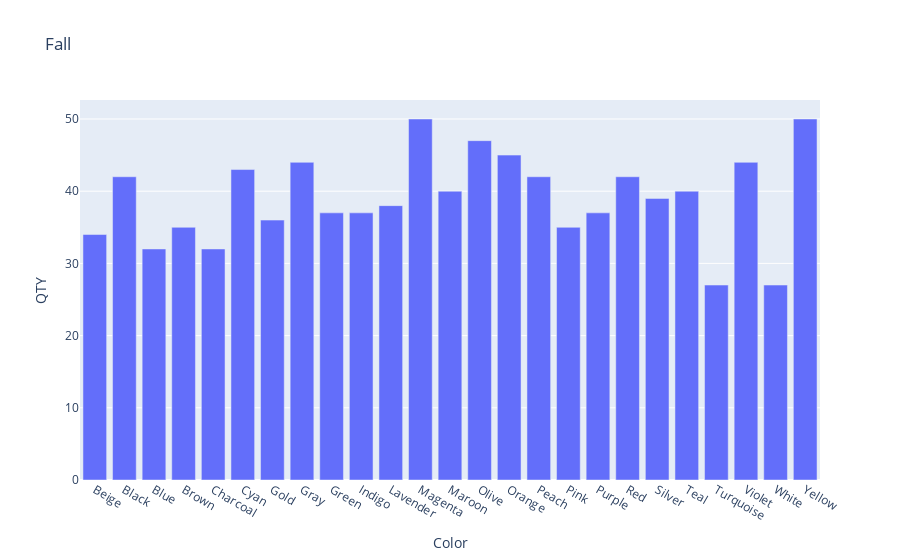
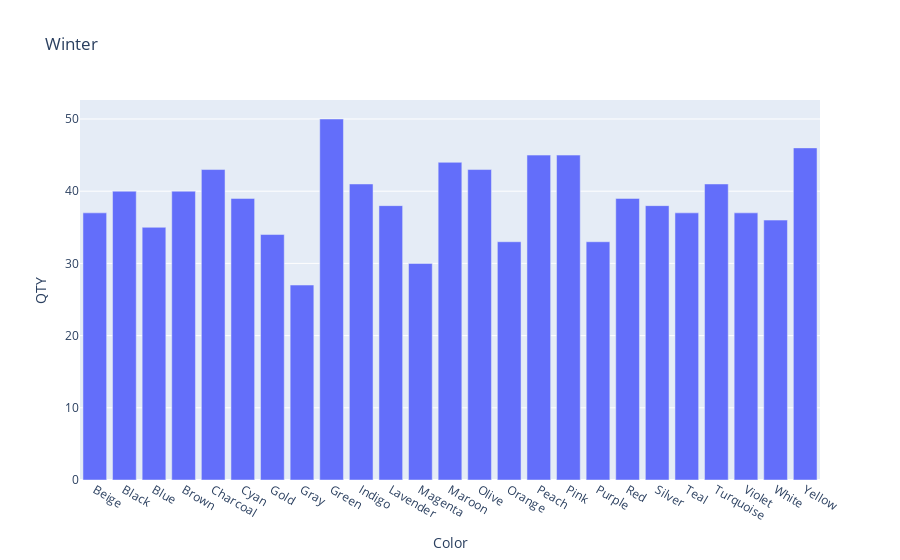
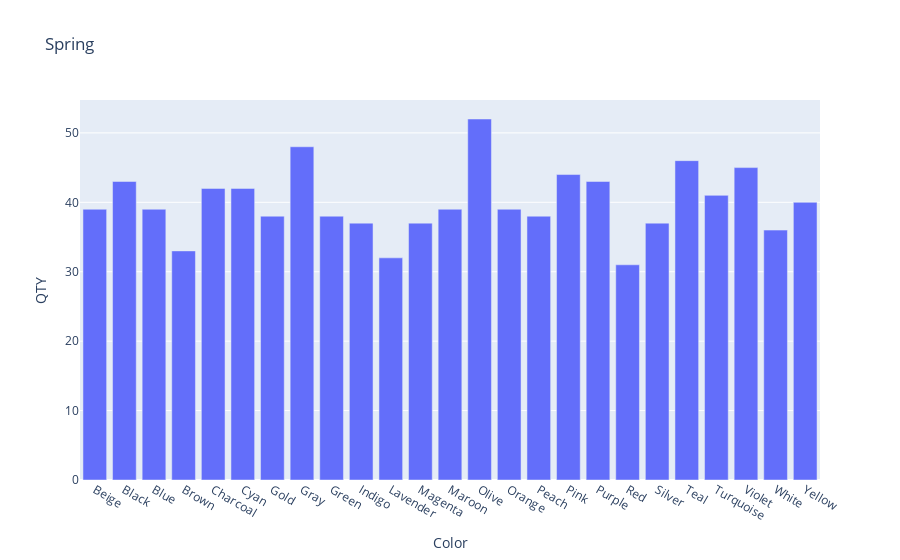

The code cell stored with these charts, in order, in its notebook:
### Code cell
season_figs=[]
fall=grouped.query('Season == "Fall"')
winter=grouped.query('Season == "Winter"')
spring=grouped.query('Season == "Spring"')
summer=grouped.query('Season == "Summer"')

fig=px.bar(fall, x='Color', y='QTY', title = 'Fall')
season_figs.append(fig)
fig=px.bar(winter, x='Color', y='QTY', title = 'Winter')
season_figs.append(fig)
fig=px.bar(spring, x='Color', y='QTY', title = 'Spring')
season_figs.append(fig)
fig=px.bar(summer, x='Color', y='QTY', title = 'Summer')
season_figs.append(fig)


for fig in season_figs:
    fig.show()

### Figure 1 — Plotly figure (JSON) as saved in the notebook; plotly's stock layout.template omitted (floating-point values rounded to 4 significant figures)
{"data": [{"alignmentgroup": "True", "hovertemplate": "Color=%{x}<br>QTY=%{y}<extra></extra>", "legendgroup": "", "marker": {"color": "#636efa", "pattern": {"shape": ""}}, "name": "", "offsetgroup": "", "orientation": "v", "showlegend": false, "textposition": "auto", "type": "bar", "x": ["Beige", "Black", "Blue", "Brown", "Charcoal", "Cyan", "Gold", "Gray", "Green", "Indigo", "Lavender", "Magenta", "Maroon", "Olive", "Orange", "Peach", "Pink", "Purple", "Red", "Silver", "Teal", "Turquoise", "Violet", "White", "Yellow"], "xaxis": "x", "y": [34, 42, 32, 35, 32, 43, 36, 44, 37, 37, 38, 50, 40, 47, 45, 42, 35, 37, 42, 39, 40, 27, 44, 27, 50], "yaxis": "y"}], "layout": {"autosize": true, "barmode": "relative", "legend": {"tracegroupgap": 0}, "title": {"text": "Fall"}, "xaxis": {"anchor": "y", "autorange": true, "domain": [0, 1], "range": [-0.5, 24.5], "title": {"text": "Color"}, "type": "category"}, "yaxis": {"anchor": "x", "autorange": true, "domain": [0, 1], "range": [0, 52.63], "title": {"text": "QTY"}, "type": "linear"}}}

### Figure 2 — Plotly figure (JSON) as saved in the notebook; plotly's stock layout.template omitted (floating-point values rounded to 4 significant figures)
{"data": [{"alignmentgroup": "True", "hovertemplate": "Color=%{x}<br>QTY=%{y}<extra></extra>", "legendgroup": "", "marker": {"color": "#636efa", "pattern": {"shape": ""}}, "name": "", "offsetgroup": "", "orientation": "v", "showlegend": false, "textposition": "auto", "type": "bar", "x": ["Beige", "Black", "Blue", "Brown", "Charcoal", "Cyan", "Gold", "Gray", "Green", "Indigo", "Lavender", "Magenta", "Maroon", "Olive", "Orange", "Peach", "Pink", "Purple", "Red", "Silver", "Teal", "Turquoise", "Violet", "White", "Yellow"], "xaxis": "x", "y": [37, 40, 35, 40, 43, 39, 34, 27, 50, 41, 38, 30, 44, 43, 33, 45, 45, 33, 39, 38, 37, 41, 37, 36, 46], "yaxis": "y"}], "layout": {"autosize": true, "barmode": "relative", "legend": {"tracegroupgap": 0}, "title": {"text": "Winter"}, "xaxis": {"anchor": "y", "autorange": true, "domain": [0, 1], "range": [-0.5, 24.5], "title": {"text": "Color"}, "type": "category"}, "yaxis": {"anchor": "x", "autorange": true, "domain": [0, 1], "range": [0, 52.63], "title": {"text": "QTY"}, "type": "linear"}}}

### Figure 3 — Plotly figure (JSON) as saved in the notebook; plotly's stock layout.template omitted (floating-point values rounded to 4 significant figures)
{"data": [{"alignmentgroup": "True", "hovertemplate": "Color=%{x}<br>QTY=%{y}<extra></extra>", "legendgroup": "", "marker": {"color": "#636efa", "pattern": {"shape": ""}}, "name": "", "offsetgroup": "", "orientation": "v", "showlegend": false, "textposition": "auto", "type": "bar", "x": ["Beige", "Black", "Blue", "Brown", "Charcoal", "Cyan", "Gold", "Gray", "Green", "Indigo", "Lavender", "Magenta", "Maroon", "Olive", "Orange", "Peach", "Pink", "Purple", "Red", "Silver", "Teal", "Turquoise", "Violet", "White", "Yellow"], "xaxis": "x", "y": [39, 43, 39, 33, 42, 42, 38, 48, 38, 37, 32, 37, 39, 52, 39, 38, 44, 43, 31, 37, 46, 41, 45, 36, 40], "yaxis": "y"}], "layout": {"autosize": true, "barmode": "relative", "legend": {"tracegroupgap": 0}, "title": {"text": "Spring"}, "xaxis": {"anchor": "y", "autorange": true, "domain": [0, 1], "range": [-0.5, 24.5], "title": {"text": "Color"}, "type": "category"}, "yaxis": {"anchor": "x", "autorange": true, "domain": [0, 1], "range": [0, 54.74], "title": {"text": "QTY"}, "type": "linear"}}}
